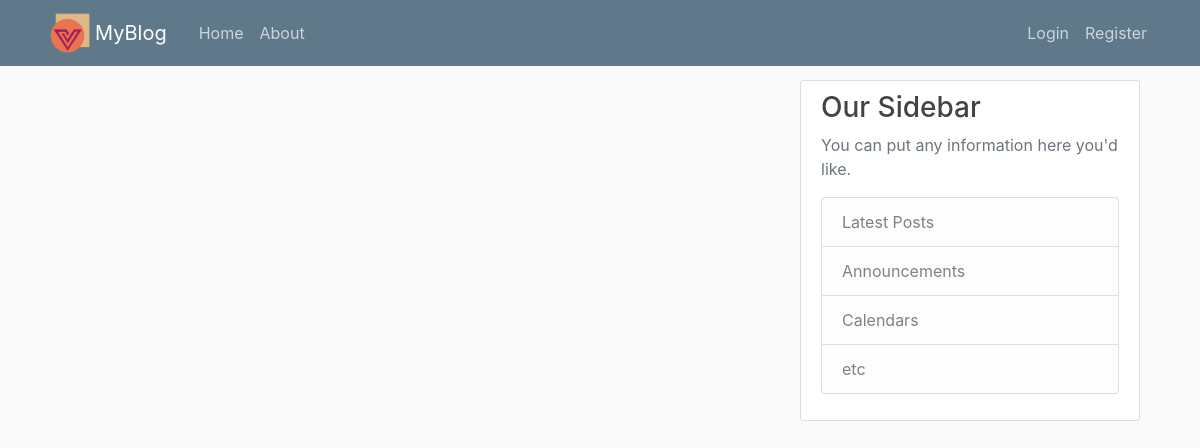
/user/martins, run on an earlier commit of the app's database.
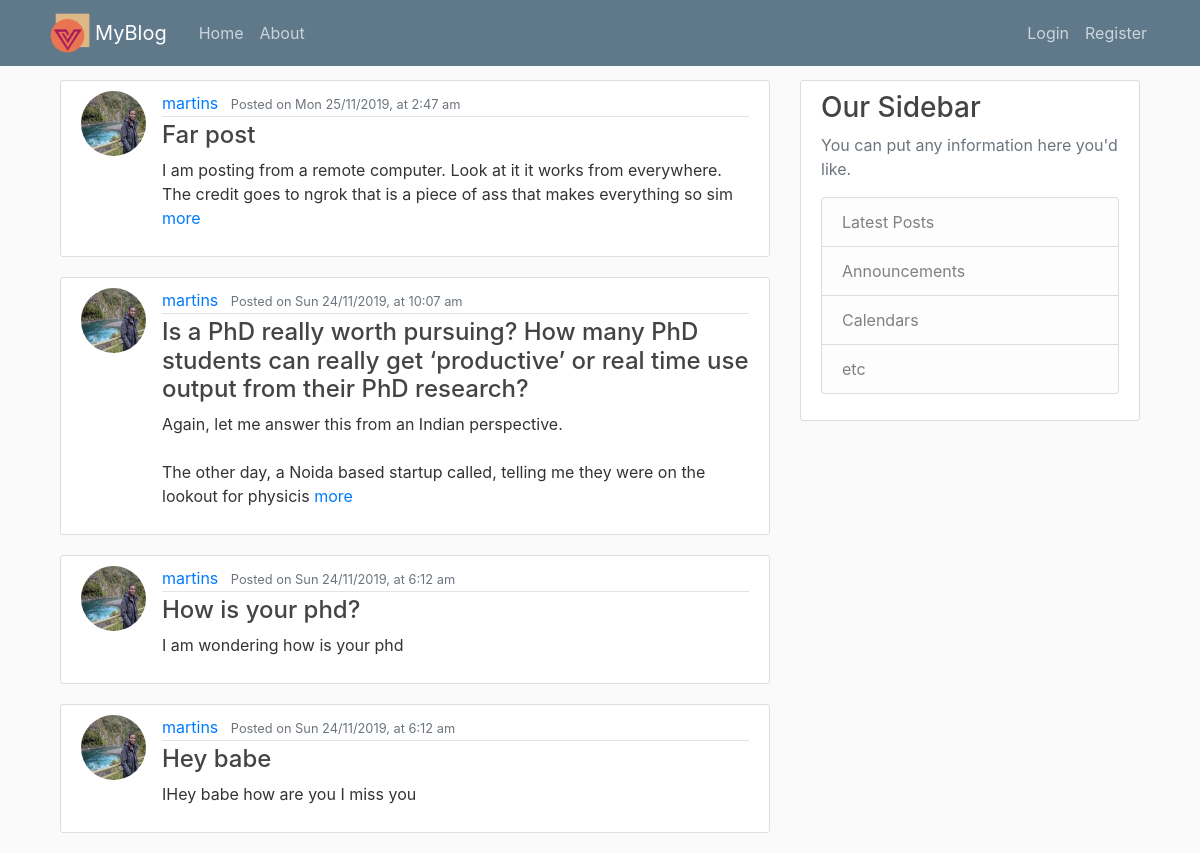
And on a later commit of the database.
### flaskblog/models.py (models this page shows, shortened)
class Post(db.Model):
    id = db.Column(db.Integer, primary_key=True)
    title = db.Column(db.String(100), nullable=False)
    date_posted = db.Column(db.DateTime, nullable=False, default=datetime.utcnow)
    content = db.Column(db.Text, nullable=False)
    user_id = db.Column(db.Integer, db.ForeignKey('user.id'), nullable=False)

class User(db.Model, UserMixin):
    id = db.Column(db.Integer, primary_key=True)
    username = db.Column(db.String(20), unique=True, nullable=False)
    email = db.Column(db.String(120), unique=True, nullable=False)
    image_file = db.Column(db.String(20), nullable=False, default='default.jpg')
    password = db.Column(db.String(20), nullable=False)
    posts = db.relationship('Post', backref='author', lazy=True)

### flaskblog/routes.py (the view)
@app.route("/user/<string:username>")
def user_posts(username):
    user = User.query.filter_by(username=username).first_or_404()
    posts = Post.query.filter_by(author=user).order_by(Post.date_posted.desc())
    return render_template('home.html', posts=posts, user=user)

### flaskblog/templates/home.html
{% extends "layout.html" %}
{% block content %}
    {% for post in posts %}
        <article class="media content-section">
          <img class="rounded-circle article-img" src="{{ url_for('static', filename='img/' + post.author.image_file) }}">
            <div class="media-body">
              <div class="article-metadata">
                <a class="mr-2" href="{{ url_for('user_posts', username=post.author.username) }}">{{ post.author.username }}</a>
                <small class="text-muted"> Posted on {{ moment(post.date_posted).format('ddd D/M/YYYY, [at] h:mm a') }}</small>
              </div>
              <h4><a class="article-title" href="{{ url_for('post', post_id=post.id) }}">{{ post.title }}</a></h4>
              <p class="article-content">{% if post.content|length > 100  %}{{ post.content[:150] }} <a href="{{ url_for('post', post_id=post.id) }}">more</a>{% else  %}{{ post.content }}{% endif  %}</p>
            </div>
        </article>
    {% endfor %}
{% endblock content %}

What changed in the data, as far as the page shows it:
added Post: image_file (picture), author.username "martins", date_posted "Mon 25/11/2019, at 2:47 am", title "Far post", content "I am posting from a remote computer. Look at it it works from everywhere. The credit goes to ngrok that is a piece of ass that makes everything so sim"
added Post: image_file (picture), author.username "martins", date_posted "Sun 24/11/2019, at 10:07 am", title "Is a PhD really worth pursuing? How many PhD students can really get ‘productive’ or real time use output from their PhD research?", content "Again, let me answer this from an Indian perspective. The other day, a Noida based startup called, telling me they were on the lookout for physicis"
added Post: image_file (picture), author.username "martins", date_posted "Sun 24/11/2019, at 6:12 am", title "How is your phd?", content "I am wondering how is your phd"
added Post: image_file (picture), author.username "martins", date_posted "Sun 24/11/2019, at 6:12 am", title "Hey babe", content "IHey babe how are you I miss you"
